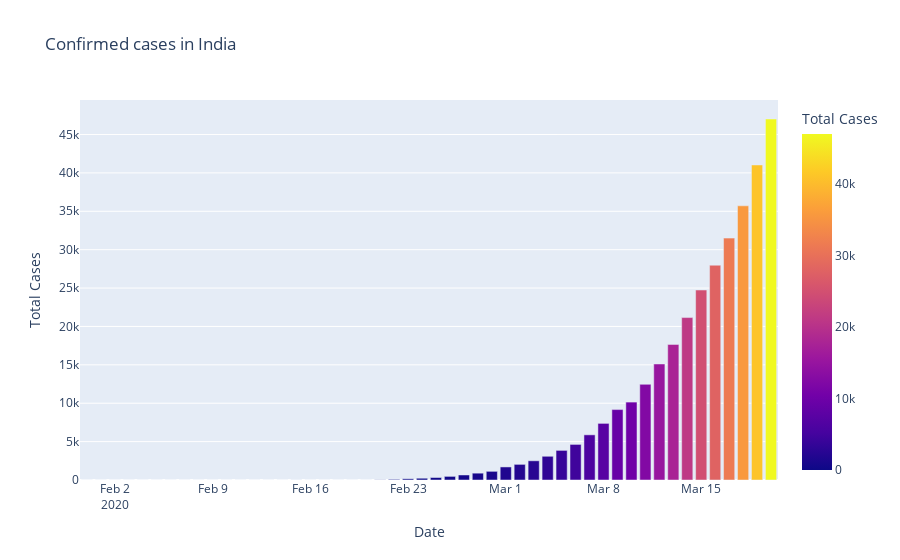

Source (notebook cell):
### Code cell
fig=px.bar(dbd_Italy,x='Date',y='Total Cases',color='Total Cases',title='Confirmed cases in India')
fig.show()

### Figure 1 — Plotly figure (JSON) as saved in the notebook; plotly's stock layout.template omitted (floating-point values rounded to 4 significant figures)
{"data": [{"alignmentgroup": "True", "hovertemplate": "Date=%{x}<br>Total Cases=%{marker.color}<extra></extra>", "legendgroup": "", "marker": {"color": [2, 2, 2, 2, 2, 2, 3, 3, 3, 3, 3, 3, 3, 3, 3, 3, 3, 3, 3, 3, 3, 3, 20, 79, 157, 229, 323, 470, 655, 889, 1128, 1701, 2036, 2502, 3089, 3858, 4636, 5883, 7375, 9172, 10149, 12462, 15113, 17660, 21157, 24747, 27980, 31506, 35713, 41035, 47021], "coloraxis": "coloraxis"}, "name": "", "offsetgroup": "", "orientation": "v", "showlegend": false, "textposition": "auto", "type": "bar", "x": ["2020-01-31T00:00:00", "2020-02-01T00:00:00", "2020-02-02T00:00:00", "2020-02-03T00:00:00", "2020-02-04T00:00:00", "2020-02-05T00:00:00", "2020-02-06T00:00:00", "2020-02-07T00:00:00", "2020-02-08T00:00:00", "2020-02-09T00:00:00", "2020-02-10T00:00:00", "2020-02-11T00:00:00", "2020-02-12T00:00:00", "2020-02-13T00:00:00", "2020-02-14T00:00:00", "2020-02-15T00:00:00", "2020-02-15T00:00:00", "2020-02-16T00:00:00", "2020-02-17T00:00:00", "2020-02-18T00:00:00", "2020-02-19T00:00:00", "2020-02-20T00:00:00", "2020-02-21T00:00:00", "2020-02-22T00:00:00", "2020-02-23T00:00:00", "2020-02-24T00:00:00", "2020-02-25T00:00:00", "2020-02-26T00:00:00", "2020-02-27T00:00:00", "2020-02-28T00:00:00", "2020-02-29T00:00:00", "2020-03-01T00:00:00", "2020-03-02T00:00:00", "2020-03-03T00:00:00", "2020-03-04T00:00:00", "2020-03-05T00:00:00", "2020-03-06T00:00:00", "2020-03-07T00:00:00", "2020-03-08T00:00:00", "2020-03-09T00:00:00", "2020-03-10T00:00:00", "2020-03-11T00:00:00", "2020-03-12T00:00:00", "2020-03-13T00:00:00", "2020-03-14T00:00:00", "2020-03-15T00:00:00", "2020-03-16T00:00:00", "2020-03-17T00:00:00", "2020-03-18T00:00:00", "2020-03-19T00:00:00", "2020-03-20T00:00:00"], "xaxis": "x", "y": [2, 2, 2, 2, 2, 2, 3, 3, 3, 3, 3, 3, 3, 3, 3, 3, 3, 3, 3, 3, 3, 3, 20, 79, 157, 229, 323, 470, 655, 889, 1128, 1701, 2036, 2502, 3089, 3858, 4636, 5883, 7375, 9172, 10149, 12462, 15113, 17660, 21157, 24747, 27980, 31506, 35713, 41035, 47021], "yaxis": "y"}], "layout": {"barmode": "relative", "coloraxis": {"colorbar": {"title": {"text": "Total Cases"}}, "colorscale": [[0, "#0d0887"], [0.1111, "#46039f"], [0.2222, "#7201a8"], [0.3333, "#9c179e"], [0.4444, "#bd3786"], [0.5556, "#d8576b"], [0.6667, "#ed7953"], [0.7778, "#fb9f3a"], [0.8889, "#fdca26"], [1, "#f0f921"]]}, "legend": {"tracegroupgap": 0}, "title": {"text": "Confirmed cases in India"}, "xaxis": {"anchor": "y", "domain": [0, 1], "title": {"text": "Date"}}, "yaxis": {"anchor": "x", "domain": [0, 1], "title": {"text": "Total Cases"}}}}
